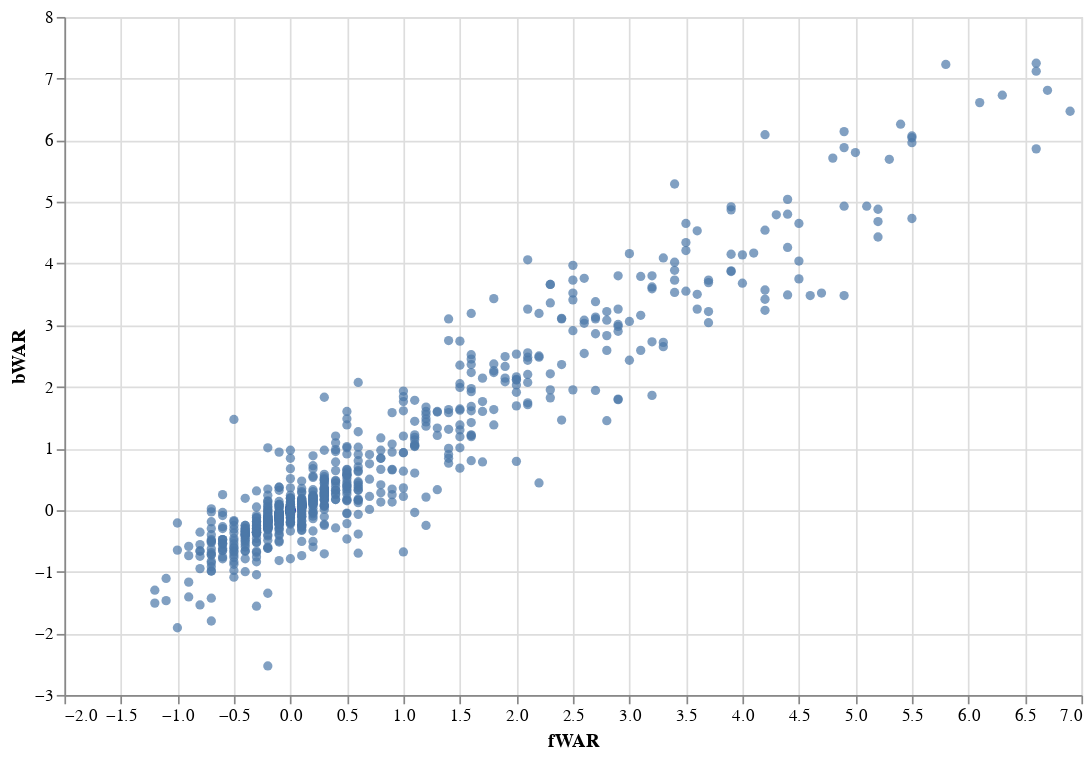

Notebook code cell kept with this figure:
### Code cell
alt.Chart(fwar_bwar).mark_circle().encode(
    alt.X("fWAR"),
    alt.Y("bWAR"),
    alt.Tooltip(["Name", "fWAR", "bWAR"])
).properties(
    height = 400,
    width = 600
).interactive()

### Figure 1 — Vega-Lite specification as saved in the notebook (floating-point values rounded to 4 significant figures; data arrays with more than 128 entries replaced by an {"elided": "..."} marker saying what was removed)
{"config": {"view": {"continuousWidth": 400, "continuousHeight": 300}}, "data": {"name": "data-ac047d5f1e4efcbadf4093b9a2daf6de"}, "mark": "circle", "encoding": {"tooltip": [{"type": "nominal", "field": "Name"}, {"type": "quantitative", "field": "fWAR"}, {"type": "quantitative", "field": "bWAR"}], "x": {"type": "quantitative", "field": "fWAR"}, "y": {"type": "quantitative", "field": "bWAR"}}, "height": 400, "selection": {"selector002": {"type": "interval", "bind": "scales", "encodings": ["x", "y"]}}, "width": 600, "$schema": "https://vega.github.io/schema/vega-lite/v4.8.1.json", "datasets": {"data-ac047d5f1e4efcbadf4093b9a2daf6de": {"elided": "1374 records"}}}
